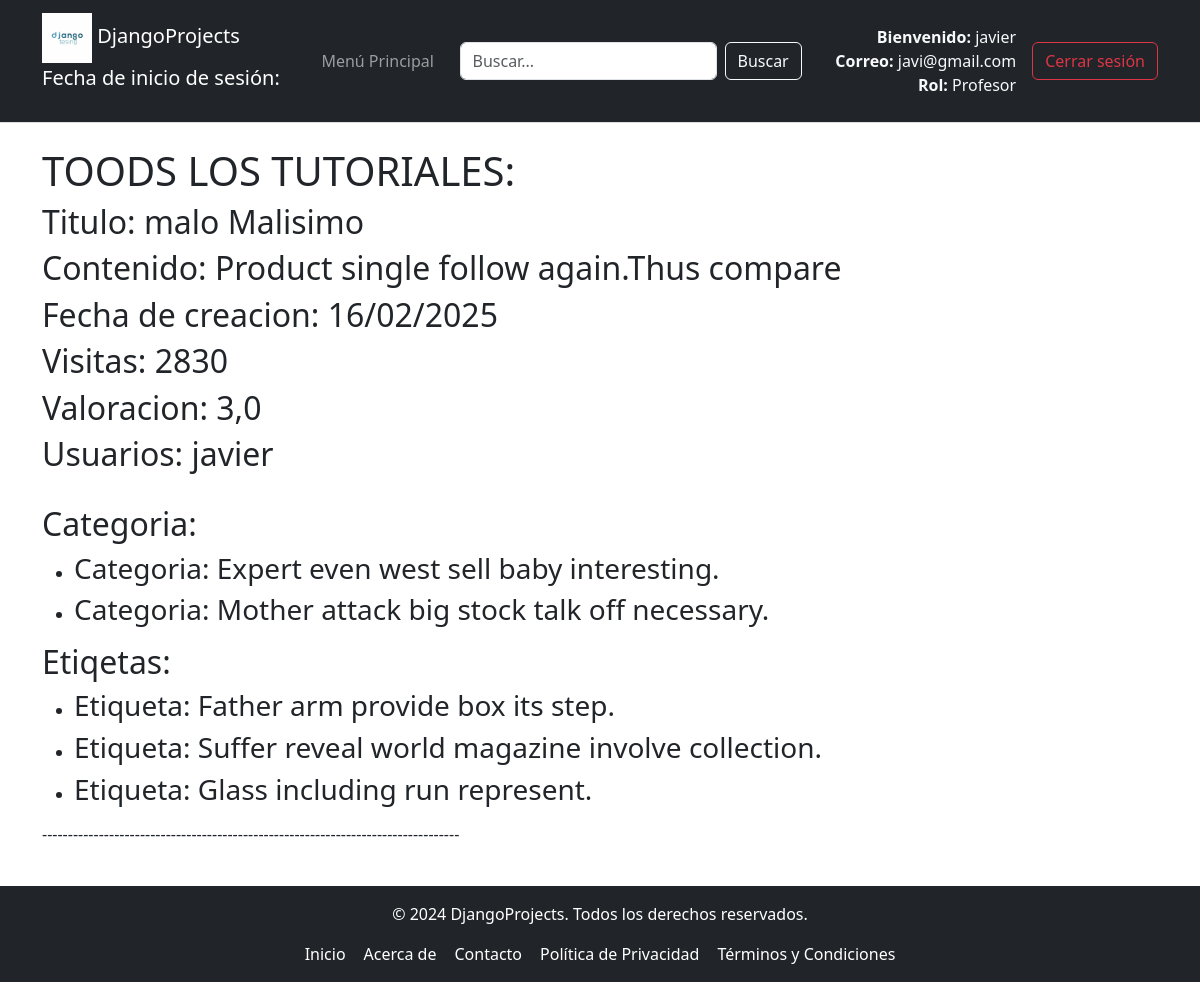
Screenshot of /Tutorial/listaTutorial (signed in) with the database file from the repository.
### tutorial/models.py (models this page shows, shortened)
class Usuario(AbstractBaseUser, PermissionsMixin):
    ADMINISTRADOR = 1
    PROFESOR = 2
    ESTUDIANTE = 3
    ROLES = (
        (ADMINISTRADOR, 'administrador'),
        (PROFESOR, 'profesor'),
        (ESTUDIANTE, 'estudiante'),
    )
    email = models.EmailField(unique=True)
    nombre = models.CharField(max_length=30)
    fecha_Registro = models.DateField(null=True, blank=True)
    puntuacion = models.DecimalField(max_digits=3, decimal_places=1, default=0.0)
    es_activo = models.BooleanField(default=True)
    is_staff = models.BooleanField(default=False)  # Aquí está el campo
    is_superuser = models.BooleanField(default=False)  # Aquí está el campo
    rol = models.PositiveSmallIntegerField(choices=ROLES, default=ADMINISTRADOR)
    imagen = models.ImageField(upload_to='imagenes/', null=True, blank=True)
    USERNAME_FIELD = 'email'  # Campo único para autenticación
    REQUIRED_FIELDS = ['nombre']  # Campos obligatorios para createsuperuser
    objects = UsuarioManager()  # Asegúrate de que el manager esté asignado correctamente

class Tutorial(models.Model):
    titulo = models.CharField(max_length=50)
    contenido = models.TextField()
    fecha_Creacion = models.DateTimeField()
    visitas = models.IntegerField()
    valoracion = models.DecimalField(max_digits=3, decimal_places=1)
    usuario = models.ForeignKey(Usuario, on_delete=models.CASCADE, related_name="usuario_del_tutorial")

class Categoria(models.Model):
    nombre = models.CharField(max_length=50)
    es_activa = models.BooleanField(default=False)
    popularidad = models.DecimalField(max_digits=3, decimal_places=1)
    descripcion = models.TextField(max_length=300)
    tutorial = models.ForeignKey(Tutorial, on_delete=models.CASCADE, related_name="categoria_del_tutorial")

class Etiqueta(models.Model):
    nombre = models.CharField(max_length=50)
    color = models.CharField(max_length=50)
    publica = models.BooleanField(default=False)
    descripcion = models.TextField(max_length=300)
    tutorial = models.ManyToManyField(Tutorial, related_name="Etiquetas_del_tutorial", through='Etiqueta_tutorial')  # Añadir through

### tutorial/views.py (the view)
# urls.py: path('Tutorial/listaTutorial', views.listar_tutoriales, name = 'listar_tutoriales'),
def listar_tutoriales (request):
    tutorial = Tutorial.objects.select_related("usuario").prefetch_related(
        Prefetch('categoria_del_tutorial'),
        Prefetch('Etiquetas_del_tutorial'),
        Prefetch('Tutoriales_cursos')
    ).order_by('fecha_Creacion').all()[:3]
    return render(request, 'Tutorial/listaTutorial.html', {"tutoriales_mostrar": tutorial})

### tutorial/templates/Tutorial/listaTutorial.html
{% extends "Padre.html" %}
{% block cabecera %}
<h1>TOODS LOS TUTORIALES: </h1>
{% endblock %}
{% block contenido %}
    {% for tutorial in tutoriales_mostrar %}
        {% include "Tutorial/tutoriales.html" %}
    {% endfor %}
{% endblock %}

### tutorial/templates/Padre.html (shortened to what this page needs)
<!DOCTYPE html>
<html lang="es">
  <head>
    {% load django_bootstrap5 %}
    {% load static %}
    <link rel="stylesheet" type="text/css" href="{% static 'css/EstiloTemplate.css' %}">
    <link href="https://cdn.jsdelivr.net/npm/bootstrap@5.3.0/dist/css/bootstrap.min.css" rel="stylesheet">
  </head>
  <body>
    <nav class="navbar navbar-expand-lg navbar-dark bg-dark">
      <div class="container">
        <a class="navbar-brand" href="#">
          <img src="{% static 'imagenes/django.png' %}" alt="Logo de Django" class="logo" style="width: 50px;">
          DjangoProjects
          {% if user.is_authenticated %}
              <p>Fecha de inicio de sesión: {{ user.fecha_inicio_sesion }}</p>
          {% else %}
              <p>No has iniciado sesión</p>
          {% endif %}
        </a>
        <div class="collapse navbar-collapse" id="navbarNav">
          {% include "MenuNavegacion.html" %}
          <form class="d-flex ms-auto me-3" method="GET" action="{% url 'buscar' %}">
            <input class="form-control me-2" type="search" placeholder="Buscar..." aria-label="Search" name="query">
            <button class="btn btn-outline-light" type="submit">Buscar</button>
          </form>
          <div class="d-flex align-items-center ms-auto">
            {% if user.is_authenticated %}
              <div class="text-light text-end me-3">
                <p class="mb-0"><strong>Bienvenido:</strong> {{ user.nombre }}</p>
                <p class="mb-0"><strong>Correo:</strong> {{ user.email }}</p>
                <p class="mb-0"><strong>Rol:</strong>
                  {% if user.rol == 2 %}
                    Profesor
                  {% elif user.rol == 3 %}
                    Estudiante
                  {% else %}
                    Administrador
                  {% endif %}
                </p>
              </div>
              <form method="post" action="{% url 'logout' %}" style="display: inline;">
                <button class="btn btn-outline-danger" type="submit">Cerrar sesión</button>
              </form>
            {% else %}
              <a class="btn btn-outline-warning me-2" href="{% url 'login' %}">Iniciar sesión</a>
              <a class="btn btn-outline-primary" href="{% url 'registrar_usuario' %}">Registrarse</a>
            {% endif %}
          </div>
        </div>
      </div>
    </nav>
    <div class="container mt-4">
      {% block cabecera %}
      {% endblock %}
      {% block contenido %}
      {% endblock %}
    </div>
    {% include "Footer.html" %}
  </body>
</html>

### tutorial/templates/Tutorial/tutoriales.html
<div>
    <h2>Titulo: {{ tutorial.titulo }}</h2>
    <h2>Contenido: {{ tutorial.contenido }}</h2>
    <h2>Fecha de creacion: {{ tutorial.fecha_Creacion | date:"d/m/Y"}}</h2>
    <h2>Visitas: {{ tutorial.visitas }}</h2>
    <h2>Valoracion: {{ tutorial.valoracion }}</h2>
    <h2>Usuarios: {{ tutorial.usuario.nombre }}</h2>
    <br>
    <h2>Categoria:</h2>
    <ul>
        {% for categoria in tutorial.categoria_del_tutorial.all%}
            <li><h3>Categoria: {{categoria.nombre}}</h3></li>
        {%endfor%}
    </ul>
    <h2>Etiqetas:</h2>
    <ul>
        {% for etiqueta in tutorial.Etiquetas_del_tutorial.all%}
            <li><h3>Etiqueta: {{etiqueta.nombre}}</h3></li>
        {%endfor%}
    </ul>
</div>
<p>---------------------------------------------------------------------------------</p>

### tutorial/static/css/EstiloTemplate.css (style rules this page uses)
html, body { height: 100%; margin: 0; padding: 0; font-family: Arial, sans-serif; display: flex; flex-direction: column; }
.container { flex: 1; width: 80%; margin: 0 auto; }
.navbar { display: flex; align-items: center; background-color: #f2f2f2; padding: 10px 20px; border-bottom: 1px solid #ddd; }
.logo { width: 150px; height: auto; }
img { max-width: 100%; height: auto; }

### rows the page displays
Usuario: nombre "javier", email "javi@gmail.com"
Tutorial: titulo "malo Malisimo", contenido "Product single follow again.Thus compare", fecha_Creacion "16/02/2025", visitas "2830", valoracion "3,0", usuario.nombre "javier"
Categoria: nombre "Expert even west sell baby interesting."
Categoria: nombre "Mother attack big stock talk off necessary."
Etiqueta: nombre "Father arm provide box its step."
Etiqueta: nombre "Suffer reveal world magazine involve collection."
Etiqueta: nombre "Glass including run represent."
